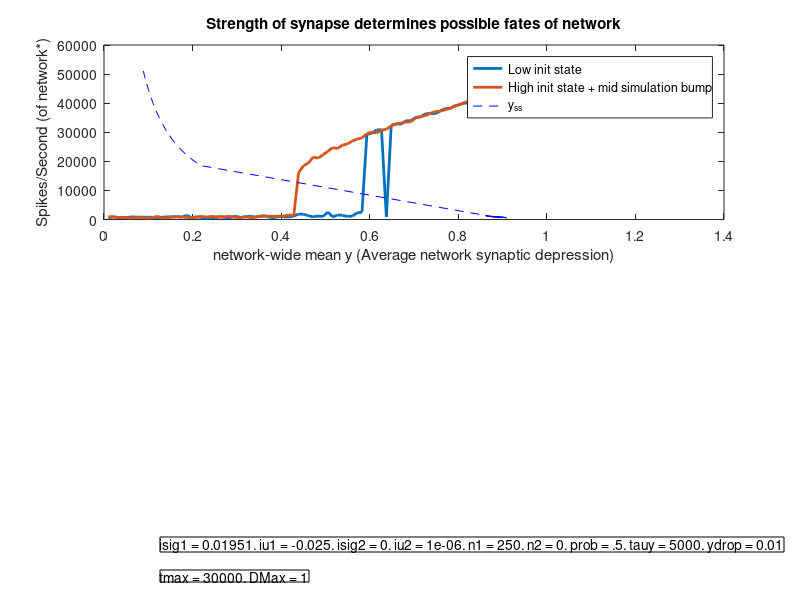

This chart was generated by the following MATLAB code: (Note: this script raises an error after producing the figure.)
% Main script to run other scripts for theta model v5

clear; close all; clc

% Params %

params.n1 = 250;   % number of neurons in the first population
params.n2 = 00;     % number of neurons in the second population
params.dt = 0.5;   % time step
params.tmax = 1e4;     % maximum time of simulation
params.iu1 = -0.025;  % mean I parameter for first population
params.isig1 = 0.01951;  % std of I parameter for first population
params.iu2 = 1e-6;  % mean I parameter for second population#
params.isig2 = 0.000;    % std of I parameter for second population
params.prob = 0.5; % E-R graph, prob is prob of connection.
params.tauavg = 1e2;   % Relaxation of network excitement

params.sigain = .5;
params.tausi = 10;

%params.ydrop = .01; % How much of an affect firing has on synaptic depression
% (should be between 0 and 1)!!!
%params.tauy  =  5e3; % Char time for return to ss for y (synap depress)

%params.silence=0;
%params.bumpit=0;
%params.istate=3;

% %% Start cluster
% poolid = gcp('nocreate');
% if isempty(poolid)
% c = parcluster;
% c.NumWorkers=8;
% parpool(c);
% end

%% First param sweep

if 0
    Main_Paramsweep
else
    load PSresults4
end

%% Get synaptic depression nulcline

if 0
    params.tauy  =  1e3;
    params.ydrop = .05;
    params.MaxD = 1.5;
    Main_syndepresnulc
else
    load SDn_results4
end

%% Simulate full system (w/ syn dep back in)

if 1
    params.silence=0;
    params.bumpit=0;
    params.istate=3;
    params.tmax = 3e4;

h = figure('Position',[1000 400 1300 900]); subplot(5,3,[1 6]);
plot(Darray/params.MaxD,Lowsps,'linewidth',2); hold on;
plot(Darray/params.MaxD,Highsps,'linewidth',2); 
plot(yssarray,spsarray,'--','color',[0,0,1]);
plot(yssn2_array,spsarray,'--','color',[0,0.5,0]);
legend('Low init state','High init state + mid simulation bump','y_{ss}');
title('Strength of synapse determines possible fates of network')
xlabel('network-wide mean y (Average network synaptic depression)')
ylabel('Spikes/Second (of network*)')

subplot(5,3,[13 15]); hold on;
str = ['isig1 = ' mat2str(params.isig1) '. iu1 = ' mat2str(params.iu1) ...
    '. isig2 = ' mat2str(params.isig2) '. iu2 = ' mat2str(params.iu2) ...
    '. n1 = ' mat2str(params.n1) '. n2 = ' mat2str(params.n2) '. prob = .5' ...
    '. tauy = ' mat2str(params.tauy) '. ydrop = ' mat2str(params.ydrop)];
annotation('textbox',[.2 .08 .1 .1],'String',str,'FitBoxToText','on');

str = ['tmax = ' mat2str(params.tmax) '. DMax = ' mat2str(params.MaxD)];
annotation('textbox',[.2 .03 .1 .1],'String',str,'FitBoxToText','on');

axis off

synctheta_v6(params,h)

end